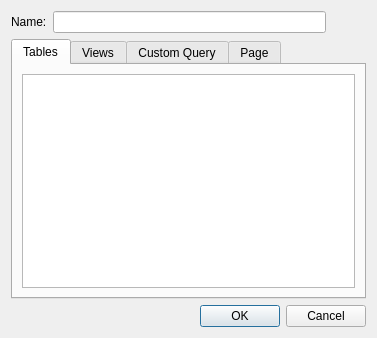
<?xml version="1.0" encoding="UTF-8"?>
<ui version="4.0">
 <class>QReportDatabaseTablesDialog</class>
 <widget class="QDialog" name="QReportDatabaseTablesDialog">
  <property name="geometry">
   <rect>
    <x>0</x>
    <y>0</y>
    <width>377</width>
    <height>338</height>
   </rect>
  </property>
  <property name="windowTitle">
   <string>New datatable</string>
  </property>
  <property name="windowIcon">
   <iconset resource="resources.qrc">
    <normaloff>:/designer/qtreport_32</normaloff>:/designer/qtreport_32</iconset>
  </property>
  <property name="modal">
   <bool>true</bool>
  </property>
  <layout class="QVBoxLayout" name="verticalLayout_2">
   <item>
    <layout class="QHBoxLayout" name="horizontalLayout_2">
     <item>
      <widget class="QLabel" name="label_3">
       <property name="text">
        <string>Name:</string>
       </property>
      </widget>
     </item>
     <item>
      <widget class="QLineEdit" name="lineEdit"/>
     </item>
     <item>
      <spacer name="horizontalSpacer">
       <property name="orientation">
        <enum>Qt::Horizontal</enum>
       </property>
       <property name="sizeType">
        <enum>QSizePolicy::Fixed</enum>
       </property>
       <property name="sizeHint" stdset="0">
        <size>
         <width>40</width>
         <height>20</height>
        </size>
       </property>
      </spacer>
     </item>
    </layout>
   </item>
   <item>
    <widget class="QTabWidget" name="tabWidget">
     <property name="currentIndex">
      <number>0</number>
     </property>
     <widget class="QWidget" name="tab">
      <attribute name="title">
       <string>Tables</string>
      </attribute>
      <layout class="QGridLayout" name="gridLayout_3">
       <item row="0" column="0">
        <widget class="QListWidget" name="listWidgetTables">
         <property name="editTriggers">
          <set>QAbstractItemView::NoEditTriggers</set>
         </property>
         <property name="alternatingRowColors">
          <bool>true</bool>
         </property>
        </widget>
       </item>
      </layout>
     </widget>
     <widget class="QWidget" name="tab_2">
      <attribute name="title">
       <string>Views</string>
      </attribute>
      <layout class="QVBoxLayout" name="verticalLayout_4">
       <item>
        <widget class="QListWidget" name="listWidgetViews">
         <property name="editTriggers">
          <set>QAbstractItemView::NoEditTriggers</set>
         </property>
         <property name="alternatingRowColors">
          <bool>true</bool>
         </property>
         <property name="viewMode">
          <enum>QListView::ListMode</enum>
         </property>
        </widget>
       </item>
      </layout>
     </widget>
     <widget class="QWidget" name="tab_4">
      <attribute name="title">
       <string>Custom Query</string>
      </attribute>
      <layout class="QGridLayout" name="gridLayout">
       <item row="0" column="0">
        <widget class="QLabel" name="label">
         <property name="text">
          <string>Query Text:</string>
         </property>
        </widget>
       </item>
       <item row="0" column="1">
        <widget class="QLabel" name="label_2">
         <property name="text">
          <string>Parameters:</string>
         </property>
        </widget>
       </item>
       <item row="1" column="0">
        <widget class="QTextEdit" name="textEditCustomQuery"/>
       </item>
       <item row="1" column="1">
        <widget class="QListWidget" name="listWidgetParameters">
         <property name="maximumSize">
          <size>
           <width>150</width>
           <height>16777215</height>
          </size>
         </property>
        </widget>
       </item>
      </layout>
     </widget>
     <widget class="QWidget" name="tab_3">
      <attribute name="title">
       <string>Page</string>
      </attribute>
      <layout class="QHBoxLayout" name="horizontalLayout">
       <item>
        <widget class="QTreeWidget" name="treeWidget">
         <property name="rootIsDecorated">
          <bool>true</bool>
         </property>
         <attribute name="headerVisible">
          <bool>false</bool>
         </attribute>
         <column>
          <property name="text">
           <string notr="true">1</string>
          </property>
         </column>
        </widget>
       </item>
       <item>
        <layout class="QVBoxLayout" name="verticalLayout">
         <item>
          <spacer name="verticalSpacer">
           <property name="orientation">
            <enum>Qt::Vertical</enum>
           </property>
           <property name="sizeHint" stdset="0">
            <size>
             <width>20</width>
             <height>40</height>
            </size>
           </property>
          </spacer>
         </item>
         <item>
          <widget class="QToolButton" name="toolButtonAdd">
           <property name="text">
            <string>...</string>
           </property>
           <property name="arrowType">
            <enum>Qt::RightArrow</enum>
           </property>
          </widget>
         </item>
         <item>
          <widget class="QToolButton" name="toolButtonRemove">
           <property name="text">
            <string>...</string>
           </property>
           <property name="arrowType">
            <enum>Qt::LeftArrow</enum>
           </property>
          </widget>
         </item>
         <item>
          <spacer name="verticalSpacer_2">
           <property name="orientation">
            <enum>Qt::Vertical</enum>
           </property>
           <property name="sizeHint" stdset="0">
            <size>
             <width>20</width>
             <height>40</height>
            </size>
           </property>
          </spacer>
         </item>
        </layout>
       </item>
       <item>
        <widget class="QTreeWidget" name="treeWidgetReportScheema">
         <attribute name="headerVisible">
          <bool>false</bool>
         </attribute>
         <column>
          <property name="text">
           <string notr="true">1</string>
          </property>
         </column>
        </widget>
       </item>
      </layout>
     </widget>
    </widget>
   </item>
   <item>
    <widget class="QDialogButtonBox" name="buttonBox">
     <property name="orientation">
      <enum>Qt::Horizontal</enum>
     </property>
     <property name="standardButtons">
      <set>QDialogButtonBox::Cancel|QDialogButtonBox::Ok</set>
     </property>
    </widget>
   </item>
  </layout>
 </widget>
 <resources>
  <include location="resources.qrc"/>
 </resources>
 <connections>
  <connection>
   <sender>buttonBox</sender>
   <signal>accepted()</signal>
   <receiver>QReportDatabaseTablesDialog</receiver>
   <slot>accept()</slot>
   <hints>
    <hint type="sourcelabel">
     <x>252</x>
     <y>333</y>
    </hint>
    <hint type="destinationlabel">
     <x>157</x>
     <y>274</y>
    </hint>
   </hints>
  </connection>
  <connection>
   <sender>buttonBox</sender>
   <signal>rejected()</signal>
   <receiver>QReportDatabaseTablesDialog</receiver>
   <slot>reject()</slot>
   <hints>
    <hint type="sourcelabel">
     <x>320</x>
     <y>333</y>
    </hint>
    <hint type="destinationlabel">
     <x>286</x>
     <y>274</y>
    </hint>
   </hints>
  </connection>
 </connections>
</ui>
